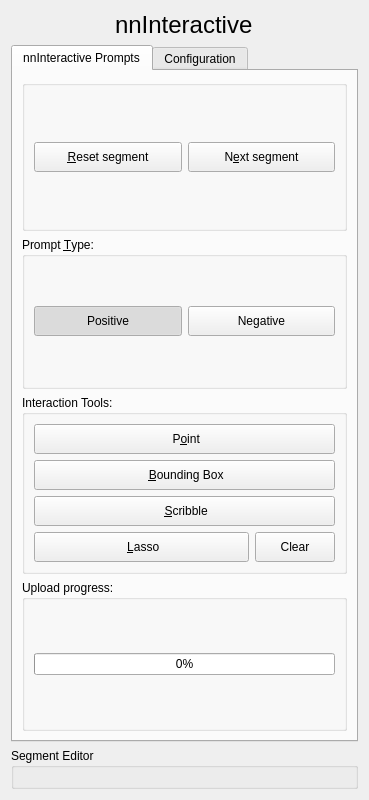
<?xml version="1.0" encoding="UTF-8"?>
<ui version="4.0">
 <class>nnInteractive</class>
 <widget class="qMRMLWidget" name="nnInteractive">
  <property name="geometry">
   <rect>
    <x>0</x>
    <y>0</y>
    <width>369</width>
    <height>800</height>
   </rect>
  </property>
  <property name="windowTitle">
   <string>Form</string>
  </property>
  <layout class="QVBoxLayout" name="verticalLayout_2">
   <item>
    <layout class="QVBoxLayout" name="verticalLayout">
     <item alignment="Qt::AlignHCenter">
      <widget class="QLabel" name="title_label">
       <property name="font">
        <font>
         <pointsize>18</pointsize>
        </font>
       </property>
       <property name="text">
        <string>nnInteractive</string>
       </property>
      </widget>
     </item>
     <item>
      <widget class="QTabWidget" name="tabWidget">
       <property name="currentIndex">
        <number>0</number>
       </property>
       <widget class="QWidget" name="tabPrompts">
        <attribute name="title">
         <string>nnInteractive Prompts</string>
        </attribute>
        <layout class="QVBoxLayout" name="verticalLayout_11">
         <item>
          <widget class="QGroupBox" name="menuGroup">
           <property name="title">
            <string/>
           </property>
           <layout class="QHBoxLayout" name="horizontalLayout_menu">
            <item>
             <widget class="QPushButton" name="pbResetSegment">
              <property name="minimumSize">
               <size>
                <width>0</width>
                <height>30</height>
               </size>
              </property>
              <property name="text">
               <string>&amp;Reset segment</string>
              </property>
             </widget>
            </item>
            <item>
             <widget class="QPushButton" name="pbNextSegment">
              <property name="minimumSize">
               <size>
                <width>0</width>
                <height>30</height>
               </size>
              </property>
              <property name="text">
               <string>N&amp;ext segment</string>
              </property>
             </widget>
            </item>
           </layout>
          </widget>
         </item>
         <item>
          <widget class="QGroupBox" name="promptTypeGroup">
           <property name="title">
            <string>Prompt &amp;Type:</string>
           </property>
           <layout class="QVBoxLayout" name="verticalLayout_14">
            <item>
             <layout class="QHBoxLayout" name="horizontalLayout_prompt_type">
              <item>
               <widget class="QPushButton" name="pbPromptTypePositive">
                <property name="minimumSize">
                 <size>
                  <width>0</width>
                  <height>30</height>
                 </size>
                </property>
                <property name="toolTip">
                 <string>Set prompt type to positive. Hit [T] to toggle.</string>
                </property>
                <property name="text">
                 <string>Positive</string>
                </property>
                <property name="checkable">
                 <bool>true</bool>
                </property>
                <property name="checked">
                 <bool>true</bool>
                </property>
               </widget>
              </item>
              <item>
               <widget class="QPushButton" name="pbPromptTypeNegative">
                <property name="minimumSize">
                 <size>
                  <width>0</width>
                  <height>30</height>
                 </size>
                </property>
                <property name="toolTip">
                 <string>Set prompt type to negative. Hit [T] to toggle.</string>
                </property>
                <property name="text">
                 <string>Negative</string>
                </property>
                <property name="checkable">
                 <bool>true</bool>
                </property>
               </widget>
              </item>
             </layout>
            </item>
           </layout>
          </widget>
         </item>
         <item>
          <widget class="QGroupBox" name="pointPromptsGroup">
           <property name="title">
            <string>Interaction Tools:</string>
           </property>
           <layout class="QVBoxLayout" name="verticalLayout_12">
            <item>
             <layout class="QVBoxLayout" name="verticalLayout_tools">
              <item>
               <widget class="QPushButton" name="pbInteractionPoint">
                <property name="enabled">
                 <bool>true</bool>
                </property>
                <property name="minimumSize">
                 <size>
                  <width>0</width>
                  <height>30</height>
                 </size>
                </property>
                <property name="visible">
                 <bool>true</bool>
                </property>
                <property name="toolTip">
                 <string>Place point prompt</string>
                </property>
                <property name="text">
                 <string> P&amp;oint</string>
                </property>
                <property name="checkable">
                 <bool>true</bool>
                </property>
               </widget>
              </item>
              <item>
               <widget class="QPushButton" name="pbInteractionBBox">
                <property name="enabled">
                 <bool>true</bool>
                </property>
                <property name="minimumSize">
                 <size>
                  <width>0</width>
                  <height>30</height>
                 </size>
                </property>
                <property name="visible">
                 <bool>true</bool>
                </property>
                <property name="toolTip">
                 <string>Place BBox prompt</string>
                </property>
                <property name="text">
                 <string> &amp;Bounding Box</string>
                </property>
                <property name="checkable">
                 <bool>true</bool>
                </property>
               </widget>
              </item>
              <item>
               <widget class="QPushButton" name="pbInteractionScribble">
                <property name="enabled">
                 <bool>true</bool>
                </property>
                <property name="minimumSize">
                 <size>
                  <width>0</width>
                  <height>30</height>
                 </size>
                </property>
                <property name="visible">
                 <bool>true</bool>
                </property>
                <property name="toolTip">
                 <string>Place a scribble prompt</string>
                </property>
                <property name="text">
                 <string> &amp;Scribble</string>
                </property>
                <property name="checkable">
                 <bool>true</bool>
                </property>
               </widget>
              </item>
              <item>
               <layout class="QHBoxLayout" name="horizontalLayout">
                <item>
                 <widget class="QPushButton" name="pbInteractionLasso">
                  <property name="enabled">
                   <bool>true</bool>
                  </property>
                  <property name="sizePolicy">
                   <sizepolicy hsizetype="Minimum" vsizetype="Fixed">
                    <horstretch>1</horstretch>
                    <verstretch>0</verstretch>
                   </sizepolicy>
                  </property>
                  <property name="minimumSize">
                   <size>
                    <width>0</width>
                    <height>30</height>
                   </size>
                  </property>
                  <property name="visible">
                   <bool>true</bool>
                  </property>
                  <property name="toolTip">
                   <string>Place lasso prompt. Double-click to finish.</string>
                  </property>
                  <property name="text">
                   <string> &amp;Lasso</string>
                  </property>
                  <property name="checkable">
                   <bool>true</bool>
                  </property>
                 </widget>
                </item>
                <item>
                 <widget class="QPushButton" name="pbInteractionLassoCancel">
                  <property name="enabled">
                   <bool>true</bool>
                  </property>
                  <property name="minimumSize">
                   <size>
                    <width>0</width>
                    <height>30</height>
                   </size>
                  </property>
                  <property name="visible">
                   <bool>true</bool>
                  </property>
                  <property name="toolTip">
                   <string>Remove all placed points.</string>
                  </property>
                  <property name="text">
                   <string>Clear</string>
                  </property>
                 </widget>
                </item>
               </layout>
              </item>
             </layout>
            </item>
           </layout>
          </widget>
         </item>
         <item>
          <widget class="QGroupBox" name="uploadProgressGroup">
           <property name="title">
            <string>Upload progress:</string>
           </property>
           <layout class="QVBoxLayout" name="verticalLayout_12b">
            <item>
             <layout class="QVBoxLayout" name="verticalLayout_tools">
              <item>
               <widget class="QProgressBar" name="uploadProgressBar">
                <property name="visible">
                 <bool>true</bool>
                </property>
                <property name="value">
                 <number>0</number>
                </property>
               </widget>
              </item>
             </layout>
            </item>
           </layout>
          </widget>
         </item>
        </layout>
       </widget>
       <widget class="QWidget" name="tabConfig">
        <attribute name="title">
         <string>Configuration</string>
        </attribute>
        <layout class="QVBoxLayout" name="verticalLayout_10">
         <item>
          <widget class="QGroupBox" name="serverGroup">
           <property name="title">
            <string>Server Settings</string>
           </property>
           <layout class="QVBoxLayout" name="verticalLayout_5">
            <item>
             <layout class="QHBoxLayout" name="horizontalLayout_server">
              <item>
               <widget class="QLabel" name="label">
                <property name="text">
                 <string>Server URL:</string>
                </property>
               </widget>
              </item>
              <item>
               <widget class="QLineEdit" name="Server">
                <property name="text">
                 <string>http://localhost:1527</string>
                </property>
               </widget>
              </item>
             </layout>
            </item>
           </layout>
          </widget>
         </item>
         <item>
          <spacer name="verticalSpacer">
           <property name="orientation">
            <enum>Qt::Vertical</enum>
           </property>
           <property name="sizeHint" stdset="0">
            <size>
             <width>20</width>
             <height>40</height>
            </size>
           </property>
          </spacer>
         </item>
        </layout>
       </widget>
      </widget>
     </item>
    </layout>
   </item>
   <item>
    <widget class="QGroupBox" name="segmentationGroup">
     <property name="title">
      <string>Segment Editor</string>
     </property>
     <layout class="QVBoxLayout" name="segmentEditorLayout"/>
    </widget>
   </item>
  </layout>
 </widget>
 <customwidgets>
  <customwidget>
   <class>qMRMLWidget</class>
   <extends>QWidget</extends>
   <header>qMRMLWidget.h</header>
   <container>1</container>
  </customwidget>
 </customwidgets>
 <resources/>
 <connections/>
</ui>
